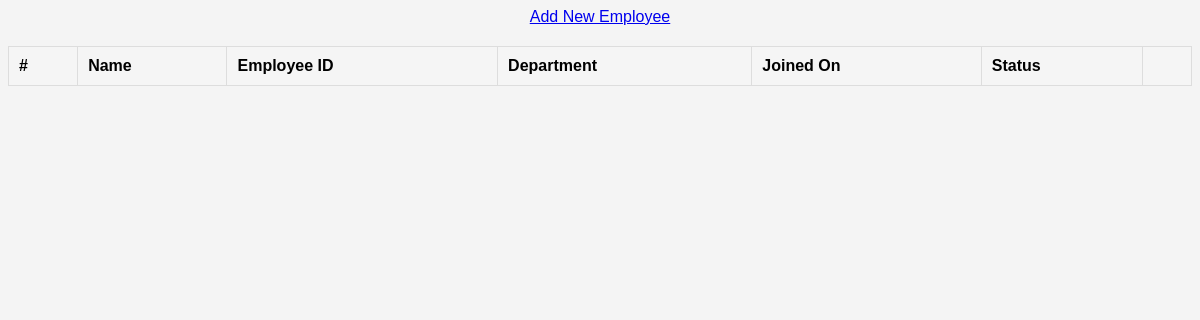
The app's page /Admin/employees.php, older data.
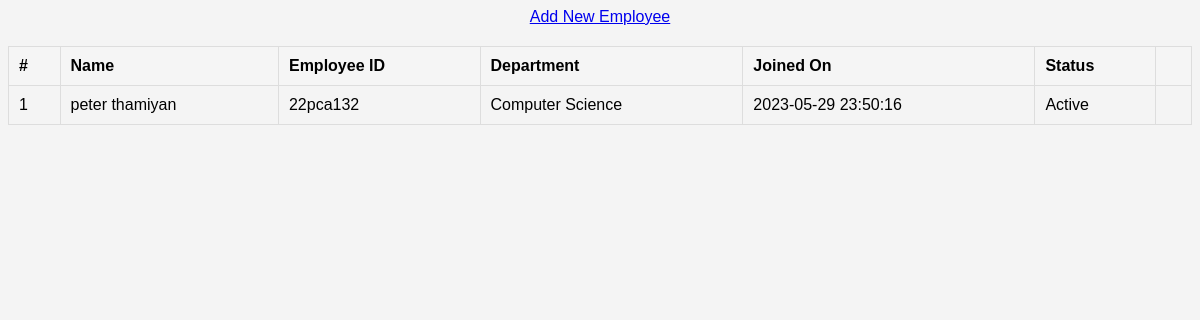
The same page, newer data.
### tables this page shows
CREATE TABLE `tblemployees` (
  `id` int(11) NOT NULL,
  `EmpId` varchar(150) NOT NULL,
  `FirstName` varchar(150) NOT NULL,
  `LastName` varchar(150) NOT NULL,
  `EmailId` varchar(150) NOT NULL,
  `Password` varchar(150) NOT NULL,
  `Gender` varchar(100) NOT NULL,
  `Dob` date NOT NULL,
  `Department` varchar(150) NOT NULL,
  `Qualification` varchar(150) NOT NULL,
  `Address` varchar(200) NOT NULL,
  `City` varchar(150) NOT NULL,
  `Country` varchar(150) NOT NULL,
  `Phonenumber` int(10) NOT NULL,
  `Status` int(1) NOT NULL,
  `RegDate` timestamp NOT NULL DEFAULT current_timestamp()
);

### Admin/employees.php (the view, shortened to what this page needs)
<?php
include('dbconn.php');
?>
<!doctype html>
<html class="no-js" lang="en">
<head>
</head>
<body>
    <div class="main-content">
        <div class="main-content-inner">
            <div class="row">
                <div class="col-12 mt-5">
                    <div class="card">
                        <div class="card-body">
                            <div class="data-tables datatable-dark">
                                <center><a href="add-employee.php" class="btn btn-sm btn-info">Add New Employee</a></center>
                                <table id="dataTable3" class="table table-hover table-striped text-center">
                                    <thead class="text-capitalize">
                                        <tr>
                                            <th>#</th>
                                            <th>Name</th>
                                            <th>Employee ID</th>
                                            <th>Department</th>
                                            <th>Joined On</th>
                                            <th>Status</th>
                                            <th></th>
                                        </tr>
                                    </thead>
                                    <tbody>
                                        <?php
                                        $sql = "SELECT EmpId, FirstName, LastName, Department, Status, RegDate, id FROM tblemployees";
                                        $query = $dbh->prepare($sql);
                                        $query->execute();
                                        $results = $query->fetchAll(PDO::FETCH_OBJ);
                                        $cnt = 1;
                                        if ($query->rowCount() > 0) {
                                            foreach ($results as $result) {
                                        ?>
                                                <tr>
                                                    <td><?php echo htmlentities($cnt); ?></td>
                                                    <td><?php echo htmlentities($result->FirstName); ?>&nbsp;<?php echo htmlentities($result->LastName); ?></td>
                                                    <td><?php echo htmlentities($result->EmpId); ?></td>
                                                    <td><?php echo htmlentities($result->Department); ?></td>
                                                    <td><?php echo htmlentities($result->RegDate); ?></td>
                                                    <td>
                                                        <?php
                                                        $stats = $result->Status;
                                                        if ($stats) {
                                                        ?>
                                                            <span class="badge badge-pill badge-success">Active</span>
                                                        <?php
                                                        } else {
                                                        ?>
                                                            <span class="badge badge-pill badge-danger">Inactive</span>
                                                        <?php
                                                        }
                                                        ?>
                                                    </td>
                                                    <td>
                                                    </td>
                                                </tr>
                                        <?php
                                                $cnt++;
                                            }
                                        }
                                        ?>
                                    </tbody>
                                </table>
                            </div>
                        </div>
                    </div>
                </div>
            </div>
        </div>
    </div>
</body>
</html>

### Admin/employees.php (style rules this page uses)
body { font-family: Arial, sans-serif; background-color: #f4f4f4; }
table { width: 100%; border-collapse: collapse; margin-top: 20px; }
th, td { padding: 10px; border: 1px solid #ddd; }
th { background-color: #f5f5f5; font-weight: bold; text-align: left; }

Row changes from the older to the newer data that the page shows:
added tblemployees: FirstName "peter", LastName "thamiyan", EmpId "22pca132", Department "Computer Science", RegDate "2023-05-29 23:50:16", Status "Active"
